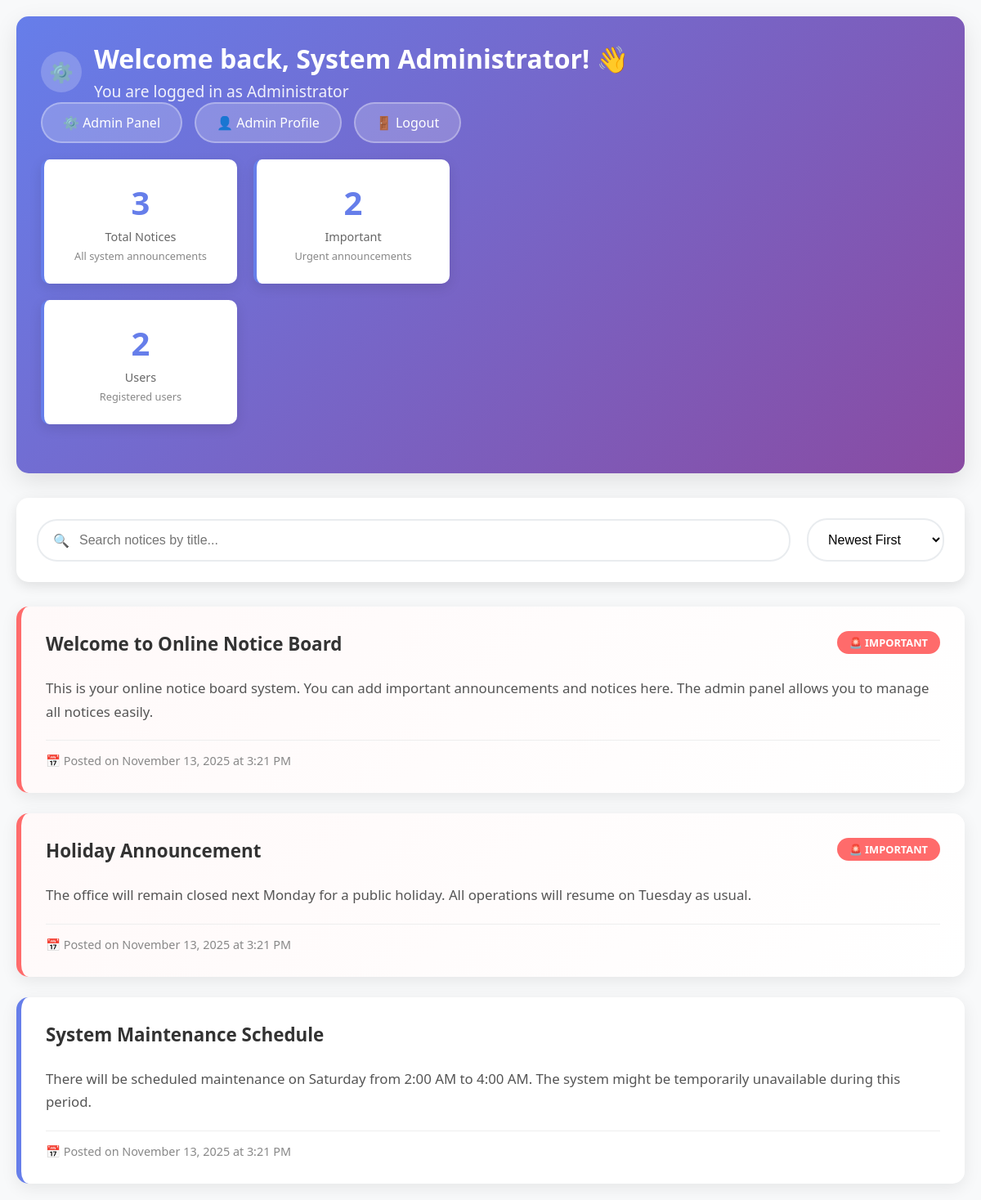
/dashboard.php (signed in), run on the app's committed database.
### tables this page shows
CREATE TABLE notices (
    id INT AUTO_INCREMENT PRIMARY KEY,
    title VARCHAR(255) NOT NULL,
    content TEXT NOT NULL,
    created_at TIMESTAMP DEFAULT CURRENT_TIMESTAMP,
    is_important BOOLEAN DEFAULT FALSE
);

### config.php (called while the page is built, shortened)
<?php
function isAdmin() {
    return isset($_SESSION['user_role']) && $_SESSION['user_role'] === 'admin';
}
?>

### dashboard.php (the view, shortened to what this page needs)
<?php
include 'config.php';
?>
<!DOCTYPE html>
<html lang="en">
<head>
</head>
<body>
    <div class="container">
                <header>
            <div class="header-top">
                <div class="user-welcome">
                    <div class="user-avatar">
                        <?php echo isAdmin() ? '⚙️' : '👤'; ?>
                    </div>
                    <div>
                        <h1>Welcome back, <?php echo htmlspecialchars($_SESSION['full_name']); ?>! 👋</h1>
                        <div class="welcome-text">
                            <?php echo isAdmin() ?
                                'You are logged in as Administrator' :
                                'Here are the latest announcements for you';
                            ?>
                        </div>
                    </div>
                </div>
                <div class="nav-buttons">
                    <?php if (isAdmin()): ?>
                        <a href="simple_admin.php" class="nav-btn">⚙️ Admin Panel</a>
                        <a href="profile.php" class="nav-btn">👤 Admin Profile</a>
                    <?php else: ?>
                        <a href="profile.php" class="nav-btn">👤 My Profile</a>
                    <?php endif; ?>
                    <a href="logout.php" class="nav-btn">🚪 Logout</a>
                </div>
            </div>
            <div class="stats-cards">
                <?php
                $total_notices = $conn->query("SELECT COUNT(*) as total FROM notices")->fetch_assoc()['total'];
                $important_notices = $conn->query("SELECT COUNT(*) as important FROM notices WHERE is_important = 1")->fetch_assoc()['important'];
                ?>
                <div class="stat-card">
                    <div class="stat-number"><?php echo $total_notices; ?></div>
                    <div class="stat-label">Total Notices</div>
                    <div class="stat-description">
                        <?php echo isAdmin() ? 'All system announcements' : 'Available announcements'; ?>
                    </div>
                </div>
                <div class="stat-card">
                    <div class="stat-number"><?php echo $important_notices; ?></div>
                    <div class="stat-label">Important</div>
                    <div class="stat-description">
                        <?php echo isAdmin() ? 'Urgent announcements' : 'Priority notices'; ?>
                    </div>
                </div>
                <?php if (isAdmin()): ?>
                <div class="stat-card">
                    <?php
                    $total_users = $conn->query("SELECT COUNT(*) as users FROM users")->fetch_assoc()['users'];
                    ?>
                    <div class="stat-number"><?php echo $total_users; ?></div>
                    <div class="stat-label">Users</div>
                    <div class="stat-description">Registered users</div>
                </div>
                <?php endif; ?>
            </div>
        </header>
        <div class="search-sort">
            <div class="search-box">
                <span class="search-icon">🔍</span>
                <input type="text" id="searchInput" placeholder="Search notices by title...">
            </div>
            <div class="sort-options">
                <select id="sortSelect">
                    <option value="newest">Newest First</option>
                </select>
            </div>
        </div>
        <div class="notices-container" id="noticesContainer">
            <?php
            $sql = "SELECT * FROM notices ORDER BY is_important DESC, created_at DESC";
            $result = $conn->query($sql);
            if ($result->num_rows > 0) {
                while($row = $result->fetch_assoc()) {
                    $important_class = $row['is_important'] ? 'important' : '';
                    echo "<div class='notice-card $important_class' data-title='".strtolower(htmlspecialchars($row['title']))."' data-date='".$row['created_at']."' data-important='".$row['is_important']."'>";
                    echo "<div class='notice-header'>";
                    echo "<h2 class='notice-title'>" . htmlspecialchars($row['title']) . "</h2>";
                    if ($row['is_important']) {
                        echo "<span class='notice-badge'>🚨 IMPORTANT</span>";
                    }
                    echo "</div>";
                    echo "<div class='notice-content'>" . nl2br(htmlspecialchars($row['content'])) . "</div>";
                    echo "<div class='notice-meta'>";
                    echo "<div class='notice-date'>";
                    echo "📅 Posted on " . date('F j, Y \a\t g:i A', strtotime($row['created_at']));
                    echo "</div>";
                    echo "</div>";
                    echo "</div>";
                }
            }
            ?>
        </div>
    </div>
</body>
</html>

### dashboard.php (style rules this page uses)
* { margin: 0; padding: 0; box-sizing: border-box; }
body { font-family: 'Segoe UI', Tahoma, Geneva, Verdana, sans-serif; background: #f8f9fa; color: #333; }
.container { max-width: 1200px; margin: 0 auto; padding: 20px; }
header { background: linear-gradient(135deg, #667eea, #894ba2ff); color: white; padding: 30px; border-radius: 15px; margin-bottom: 30px; box-shadow: 0 10px 30px rgba(0,0,0,0.1); }
.header-top { display: flex; justify-content: space-between; align-items: center; flex-wrap: wrap; margin-bottom: 20px; }
.user-welcome { display: flex; align-items: center; gap: 15px; }
.user-avatar { width: 50px; height: 50px; background: rgba(255,255,255,0.2); border-radius: 50%; display: flex; align-items: center; justify-content: center; font-size: 1.5rem; }
.nav-buttons { display: flex; gap: 15px; flex-wrap: wrap; }
.nav-btn { padding: 12px 25px; background: rgba(255,255,255,0.2); color: white; text-decoration: none; border-radius: 25px; border: 2px solid rgba(255,255,255,0.3); transition: all 0.3s ease; font-weight: 500; }
.stats-cards { display: grid; grid-template-columns: repeat(auto-fit, minmax(200px, 1fr)); gap: 20px; margin-bottom: 30px; max-width: 500px; }
.stat-card { background: white; padding: 25px; border-radius: 10px; text-align: center; box-shadow: 0 5px 15px rgba(0,0,0,0.1); border-left: 4px solid #667eea; transition: transform 0.3s ease; }
.stat-number { font-size: 2.5rem; font-weight: bold; color: #667eea; margin-bottom: 5px; }
.stat-label { color: #666; font-size: 0.9rem; font-weight: 500; }
.stat-description { color: #888; font-size: 0.8rem; margin-top: 5px; }
.notices-container { display: grid; gap: 25px; }
.notice-card { background: white; padding: 30px; border-radius: 15px; box-shadow: 0 5px 20px rgba(0,0,0,0.08); border-left: 6px solid #667eea; transition: all 0.3s ease; position: relative; overflow: hidden; }
.notice-card::before { content: ''; position: absolute; top: 0; left: 0; width: 100%; height: 4px; background: linear-gradient(135deg, #667eea, #764ba2); transform: scaleX(0); transition: transform 0.3s ease; }
.notice-card.important { border-left-color: #ff6b6b; background: linear-gradient(135deg, #fff9f9, #ffffff); }
.notice-card.important::before { background: linear-gradient(135deg, #ff6b6b, #ff5252); }
.notice-header { display: flex; justify-content: space-between; align-items: flex-start; margin-bottom: 15px; gap: 15px; }
.notice-title { flex: 1; color: #333; font-size: 1.4rem; margin-bottom: 10px; }
.notice-badge { background: #ff6b6b; color: white; padding: 5px 15px; border-radius: 20px; font-size: 0.8rem; font-weight: 600; white-space: nowrap; }
.notice-content { color: #555; line-height: 1.7; margin-bottom: 20px; font-size: 1.05rem; }
.notice-meta { display: flex; justify-content: space-between; align-items: center; color: #888; font-size: 0.9rem; padding-top: 15px; border-top: 1px solid #eee; }
.notice-date { display: flex; align-items: center; gap: 8px; }
.search-sort { background: white; padding: 25px; border-radius: 15px; margin-bottom: 30px; box-shadow: 0 5px 15px rgba(0,0,0,0.1); display: flex; gap: 20px; flex-wrap: wrap; align-items: center; }
.search-box { flex: 1; min-width: 300px; position: relative; }
.search-box input { width: 100%; padding: 15px 20px 15px 50px; border: 2px solid #e9ecef; border-radius: 25px; font-size: 1rem; transition: all 0.3s ease; }
.search-icon { position: absolute; left: 20px; top: 50%; transform: translateY(-50%); color: #666; }
.sort-options select { padding: 15px 20px; border: 2px solid #e9ecef; border-radius: 25px; font-size: 1rem; background: white; cursor: pointer; }
.welcome-text { font-size: 1.2rem; opacity: 0.9; margin-top: 5px; }
.notice-card { opacity: 0; }

### data on the page
notices: title "Welcome to Online Notice Board", is_important "🚨 IMPORTANT", content "This is your online notice board system. You can add important announcements and notices here. The admin panel allows you to manage all notices easily.", created_at "November 13, 2025 at 3:21 PM"
notices: title "Holiday Announcement", is_important "🚨 IMPORTANT", content "The office will remain closed next Monday for a public holiday. All operations will resume on Tuesday as usual.", created_at "November 13, 2025 at 3:21 PM"
notices: title "System Maintenance Schedule", content "There will be scheduled maintenance on Saturday from 2:00 AM to 4:00 AM. The system might be temporarily unavailable during this period.", created_at "November 13, 2025 at 3:21 PM"

### other printed values
$_SESSION['full_name'] "System Administrator"
$total_notices "3"
$important_notices "2"
$total_users "2"
